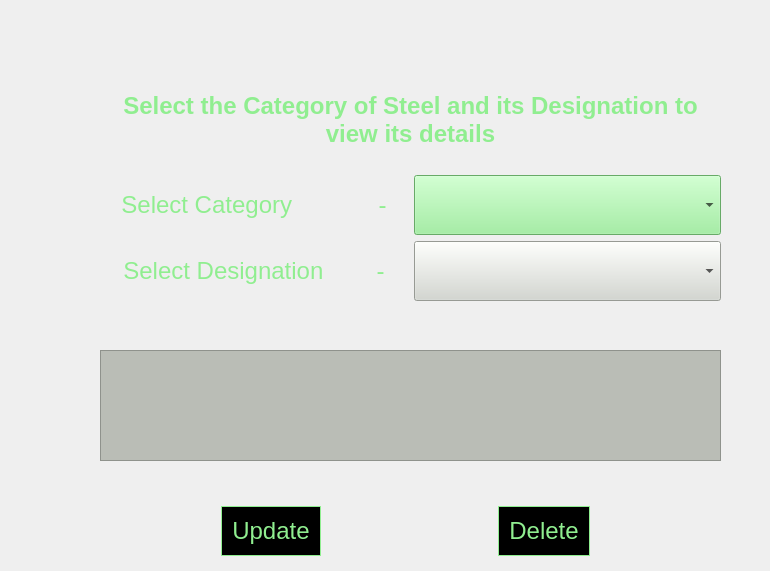
       <widget class="QWidget" name="view_item_stack">
        <widget class="QTableWidget" name="view_item_table">
         <property name="geometry">
          <rect>
           <x>100</x>
           <y>350</y>
           <width>621</width>
           <height>111</height>
          </rect>
         </property>
         <property name="styleSheet">
          <string notr="true">background-color: rgb(186, 189, 182)</string>
         </property>
        </widget>
        <widget class="QWidget" name="layoutWidget">
         <property name="geometry">
          <rect>
           <x>100</x>
           <y>70</y>
           <width>621</width>
           <height>231</height>
          </rect>
         </property>
         <layout class="QVBoxLayout" name="verticalLayout_3">
          <item>
           <widget class="QLabel" name="label_9">
            <property name="sizePolicy">
             <sizepolicy hsizetype="Preferred" vsizetype="Preferred">
              <horstretch>0</horstretch>
              <verstretch>0</verstretch>
             </sizepolicy>
            </property>
            <property name="minimumSize">
             <size>
              <width>0</width>
              <height>50</height>
             </size>
            </property>
            <property name="font">
             <font>
              <pointsize>18</pointsize>
              <weight>75</weight>
              <bold>true</bold>
             </font>
            </property>
            <property name="styleSheet">
             <string notr="true">color: lightgreen;</string>
            </property>
            <property name="text">
             <string>Select the Category of Steel and its Designation to view its details</string>
            </property>
            <property name="alignment">
             <set>Qt::AlignCenter</set>
            </property>
            <property name="wordWrap">
             <bool>true</bool>
            </property>
           </widget>
          </item>
          <item>
           <layout class="QHBoxLayout" name="horizontalLayout_2">
            <item>
             <widget class="QLabel" name="label_10">
              <property name="sizePolicy">
               <sizepolicy hsizetype="Minimum" vsizetype="Fixed">
                <horstretch>0</horstretch>
                <verstretch>0</verstretch>
               </sizepolicy>
              </property>
              <property name="minimumSize">
               <size>
                <width>0</width>
                <height>60</height>
               </size>
              </property>
              <property name="font">
               <font>
                <pointsize>18</pointsize>
               </font>
              </property>
              <property name="layoutDirection">
               <enum>Qt::LeftToRight</enum>
              </property>
              <property name="styleSheet">
               <string notr="true">color: lightgreen;</string>
              </property>
              <property name="text">
               <string>Select Category             -</string>
              </property>
              <property name="alignment">
               <set>Qt::AlignCenter</set>
              </property>
             </widget>
            </item>
            <item>
             <widget class="QComboBox" name="view_item_combobox1">
              <property name="sizePolicy">
               <sizepolicy hsizetype="Preferred" vsizetype="Maximum">
                <horstretch>0</horstretch>
                <verstretch>0</verstretch>
               </sizepolicy>
              </property>
              <property name="minimumSize">
               <size>
                <width>0</width>
                <height>60</height>
               </size>
              </property>
              <property name="font">
               <font>
                <pointsize>18</pointsize>
               </font>
              </property>
              <property name="styleSheet">
               <string notr="true">background-color: lightgreen;
</string>
              </property>
             </widget>
            </item>
           </layout>
          </item>
          <item>
           <layout class="QHBoxLayout" name="horizontalLayout_6">
            <item>
             <widget class="QLabel" name="label_8">
              <property name="sizePolicy">
               <sizepolicy hsizetype="Minimum" vsizetype="Fixed">
                <horstretch>0</horstretch>
                <verstretch>0</verstretch>
               </sizepolicy>
              </property>
              <property name="minimumSize">
               <size>
                <width>0</width>
                <height>60</height>
               </size>
              </property>
              <property name="font">
               <font>
                <pointsize>18</pointsize>
               </font>
              </property>
              <property name="layoutDirection">
               <enum>Qt::LeftToRight</enum>
              </property>
              <property name="styleSheet">
               <string notr="true">color: lightgreen;
</string>
              </property>
              <property name="text">
               <string>Select Designation        -</string>
              </property>
              <property name="alignment">
               <set>Qt::AlignCenter</set>
              </property>
             </widget>
            </item>
            <item>
             <widget class="QComboBox" name="view_item_combobox2">
              <property name="sizePolicy">
               <sizepolicy hsizetype="Preferred" vsizetype="Maximum">
                <horstretch>0</horstretch>
                <verstretch>0</verstretch>
               </sizepolicy>
              </property>
              <property name="minimumSize">
               <size>
                <width>0</width>
                <height>60</height>
               </size>
              </property>
              <property name="font">
               <font>
                <pointsize>18</pointsize>
               </font>
              </property>
              <property name="styleSheet">
               <string notr="true">background-color: rgb(211, 215, 207)</string>
              </property>
             </widget>
            </item>
           </layout>
          </item>
         </layout>
        </widget>
        <widget class="QWidget" name="layoutWidget">
         <property name="geometry">
          <rect>
           <x>50</x>
           <y>500</y>
           <width>711</width>
           <height>62</height>
          </rect>
         </property>
         <layout class="QHBoxLayout" name="horizontalLayout_9">
          <item>
           <widget class="QPushButton" name="update">
            <property name="sizePolicy">
             <sizepolicy hsizetype="Maximum" vsizetype="Maximum">
              <horstretch>0</horstretch>
              <verstretch>0</verstretch>
             </sizepolicy>
            </property>
            <property name="minimumSize">
             <size>
              <width>50</width>
              <height>50</height>
             </size>
            </property>
            <property name="font">
             <font>
              <pointsize>18</pointsize>
              <weight>50</weight>
              <bold>false</bold>
             </font>
            </property>
            <property name="toolTip">
             <string>&lt;html&gt;&lt;head/&gt;&lt;body&gt;&lt;p&gt;Change values in the table and then click update&lt;/p&gt;&lt;/body&gt;&lt;/html&gt;</string>
            </property>
            <property name="styleSheet">
             <string notr="true">background-color: black;
color: lightgreen;
padding: 10px 10px;
border: 1px solid lightgreen;</string>
            </property>
            <property name="text">
             <string>Update</string>
            </property>
           </widget>
          </item>
          <item>
           <widget class="QPushButton" name="delete1">
            <property name="sizePolicy">
             <sizepolicy hsizetype="Maximum" vsizetype="Maximum">
              <horstretch>0</horstretch>
              <verstretch>0</verstretch>
             </sizepolicy>
            </property>
            <property name="minimumSize">
             <size>
              <width>50</width>
              <height>50</height>
             </size>
            </property>
            <property name="font">
             <font>
              <pointsize>18</pointsize>
              <weight>50</weight>
              <bold>false</bold>
             </font>
            </property>
            <property name="toolTip">
             <string>&lt;html&gt;&lt;head/&gt;&lt;body&gt;&lt;p&gt;Delete shown section from database&lt;/p&gt;&lt;/body&gt;&lt;/html&gt;</string>
            </property>
            <property name="styleSheet">
             <string notr="true">background-color: black;
color: lightgreen;
padding: 10px 10px;
border: 1px solid lightgreen;</string>
            </property>
            <property name="text">
             <string>Delete</string>
            </property>
           </widget>
          </item>
         </layout>
        </widget>
       </widget>
